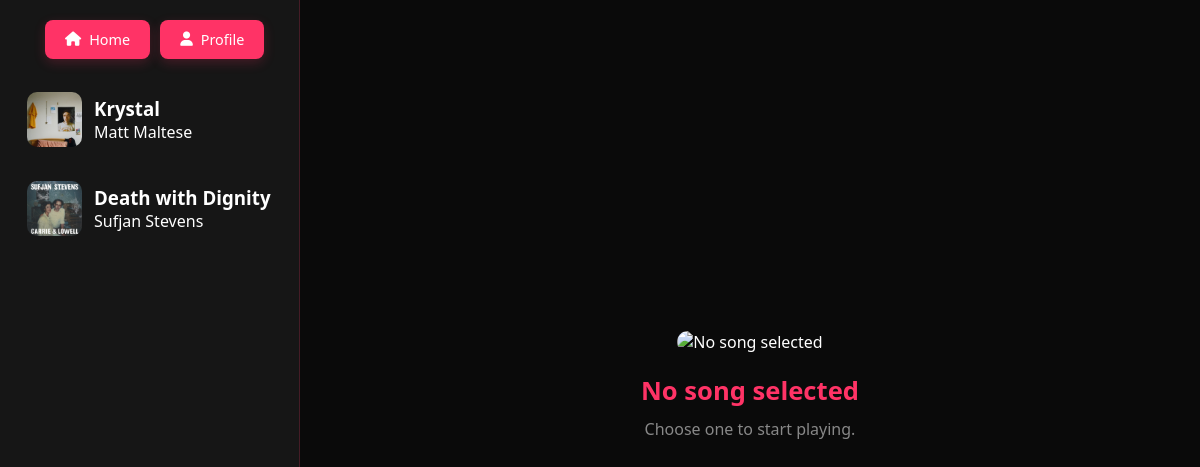
Screenshot of /account/test/player/indie/ (signed in) with the database file from the repository.
### Chat/models.py (models this page shows, shortened)
class Music(models.Model):
    song_id = models.IntegerField(primary_key=True)
    title = models.CharField(max_length=256)
    genre = models.CharField(max_length=100)
    artist = models.CharField(max_length=100)
    thumbnail = models.ImageField(upload_to='thumbnails/')
    song = models.FileField(upload_to='songs/')
    lyrics = models.TextField(blank=True, null=True)

### Profile/views.py (the view)
# urls.py: path('account/<str:username>/player/<str:clickedplaylist>/', songPlayer, name="songPlayer"),
@login_required
def songPlayer(request, username, clickedplaylist):
    if request.user.is_authenticated and not request.user.is_verified:
        return redirect("verification_logic")
    playlist = Playlists.objects.get(user__username=username, playlist_name=clickedplaylist)
    songs = playlist.songs.split(",")
    songlist = []
    for songtitle in songs:
        music = Music.objects.filter(title=songtitle).first()
        if music:
            songlist.append(music)
        context = {
                    "userinfo": CustomUser.objects.get(username=username),
                    "songs": songlist,
        }
    return render(request, "songplayer.html", context=context)

### Profile/templates/songplayer.html (shortened to what this page needs)
{% load static %}
<!DOCTYPE html>
<html lang="en">
<head>
    <link rel="stylesheet" href="https://cdnjs.cloudflare.com/ajax/libs/font-awesome/6.0.0/css/all.min.css">
    <link rel="stylesheet" href="{% static 'songplayer.css' %}">
</head>
<body>
    <header class="nav-buttons">
        <a href="{% url 'homeChatViewLogic' %}" class="nav-button">
            <i class="fas fa-home"></i> Home
        </a>
        <a href="{% url 'profile' username=userinfo.username %}" class="nav-button">
            <i class="fas fa-user"></i> Profile
        </a>
    </header>
    <aside class="sidebar">
        {% if songs %}
            <div class="playlist">
                {% for song in songs %}
                    <article class="song-item">
                        <a href="{% url 'Player' username=userinfo.username clickedplaylist=song.genre id=song.song_id %}">
                            <img src="{{ song.thumbnail.url }}" alt="{{ song.genre }}" class="playlist-cover">
                            <div class="song-details">
                                <h3>{{ song.title }}</h3>
                                <p>{{ song.artist }}</p>
                            </div>
                        </a>
                    </article>
                {% endfor %}
            </div>
        {% else %}
            <div class="empty-playlist">
                <h3>No Songs Yet</h3>
                <p>Your favorite songs will appear here once you start liking them during your chat.</p>
            </div>
        {% endif %}
    </aside>
    {% if clickedsong %}
    <main class="main-player">
        <section class="now-playing">
            <img src="{{ clickedsong.thumbnail.url }}" alt="Current Track" class="current-artwork">
            <div class="song-info">
                <h2>{{ clickedsong.title }}</h2>
                <p>{{ clickedsong.artist }}</p>
            </div>
        </section>
        <div class="custom-player">
            <audio id="audio-player" volume="0.5">
                <source src="{{ clickedsong.song.url }}" type="audio/mpeg">
                Your browser does not support the audio element.
            </audio>
            <div class="player-controls">
                <div class="progress-container">
                    <div class="progress-bar">
                        <div class="progress-fill"></div>
                    </div>
                    <div class="time-info">
                        <span class="current-time">0:00</span>
                        <span class="total-time">0:00</span>
                    </div>
                </div>
                <div class="control-buttons">
                    <button class="play-pause-btn"><i class="fas fa-play"></i></button>
                    <button class="next-btn"><i class="fas fa-step-forward"></i></button>
                    <button class="volume-icon"><i class = "fas fa-volume-low"></i> </button>
                    <input type="range" id="volume-slider" min="0" max="100" value="50">
                </div>
            </div>
        </div>
        <section class="lyrics-section">
            <h3>Lyrics</h3>
            <div id="lyrics-container"></div>
        </section>
    </main>
    {% else %}
    <main class="main-player">
        <section class="now-playing">
            <img src="https://i.pinimg.com/736x/e6/cc/01/e6cc017308008137f895d12e042cb1e1.jpg" alt="No song selected" class="current-artwork">
            <div class="song-info">
                <h2>No song selected</h2>
                <p>Choose one to start playing.</p>
            </div>
        </section>
    </main>
    {% endif %}
</body>
</html>

### Profile/static/songplayer.css (style rules this page uses)
* { margin: 0; padding: 0; box-sizing: border-box; font-family: 'Segoe UI', Tahoma, Geneva, Verdana, sans-serif; }
body { background-color: #0a0a0a; color: #fff; display: flex; min-height: 100vh; overflow-x: hidden; }
.nav-buttons { position: fixed; top: 20px; left: 45px; display: flex; gap: 10px; z-index: 1000; }
.nav-button { background: #ff3366; color: white; border: none; padding: 10px 20px; border-radius: 8px; cursor: pointer; font-size: 0.9rem; text-decoration: none; display: inline-flex; align-items: center; gap: 8px; transition: all 0.3s ease; box-shadow: 0 4px 12px rgba(255, 51, 102, 0.2); }
.sidebar { width: 300px; background: #161616; border-right: 1px solid rgba(255, 51, 102, 0.2); padding: 80px 15px 20px; height: 100vh; overflow-y: auto; position: fixed; left: 0; top: 0; scrollbar-width: thin; }
.song-item { margin-bottom: 10px; }
.song-item a { display: flex; align-items: center; gap: 12px; padding: 12px; border-radius: 10px; transition: all 0.3s ease; text-decoration: none; color: inherit; }
.playlist-cover { width: 55px; height: 55px; border-radius: 10px; object-fit: cover; }
.main-player { flex: 1; display: flex; flex-direction: column; align-items: center; justify-content: center; margin-left: 300px; padding: 30px; width: calc(100% - 300px); min-height: 100vh; }
.now-playing { text-align: center; margin-bottom: 30px; max-width: 400px; width: 100%; }
.current-artwork { width: 300px; height: 300px; border-radius: 15px; margin-bottom: 20px; object-fit: cover; transition: transform 0.3s ease; }
.song-info h2 { color: #ff3366; font-size: 1.6rem; margin-bottom: 10px; }
.song-info p { color: #888; font-size: 1rem; }

### rows the page displays
Music: thumbnail (picture), title "Krystal", artist "Matt Maltese"
Music: thumbnail (picture), title "Death with Dignity", artist "Sufjan Stevens"
